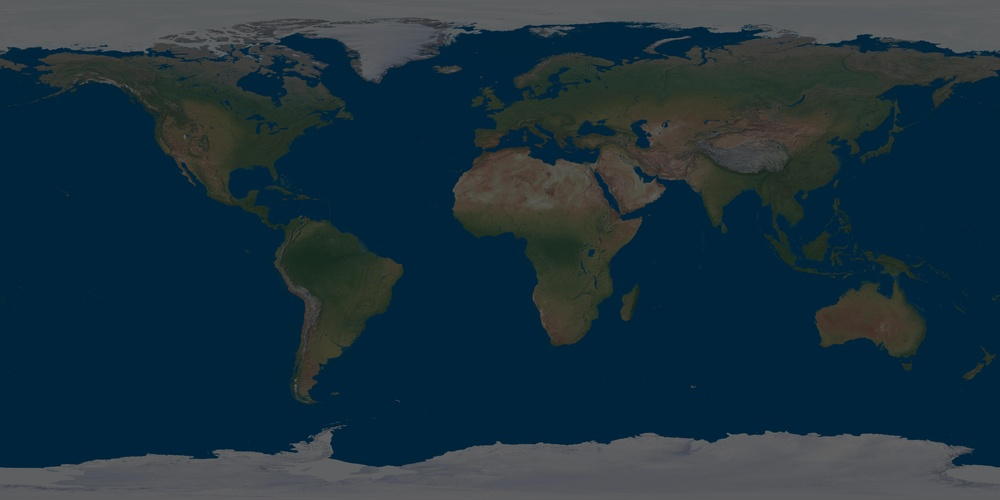
#> input picture brighter_123.jpg, 1000 x 500 px, shrunk from 8192 x 4096 before the run, found by its file name
$ python change.py
#> lines starting #> are read from the running program, lines starting #| are printed output that depends on the picture
from PIL import Image, ImageEnhance

# Load the image
img_path = 'C:/brighter_123.jpg'
image = Image.open(img_path)
#> image is the input picture: PIL image 1000x500 RGB; mean R, G, B 27.9, 50.5, 62.9

# Enhance the brightness
enhancer = ImageEnhance.Brightness(image)
brighter_image = enhancer.enhance(0.6)  # Increase brightness by 10%
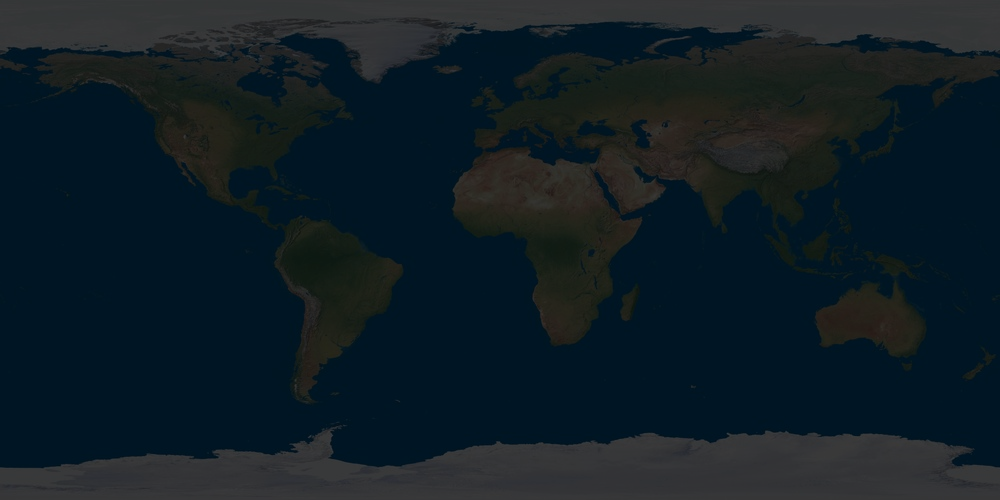
#> brighter_image: PIL image 1000x500 RGB; mean R, G, B 16.6, 29.8, 37.5

# Save the enhanced image
output_path = 'Optimized.jpg'
brighter_image.save(output_path)
output_path
